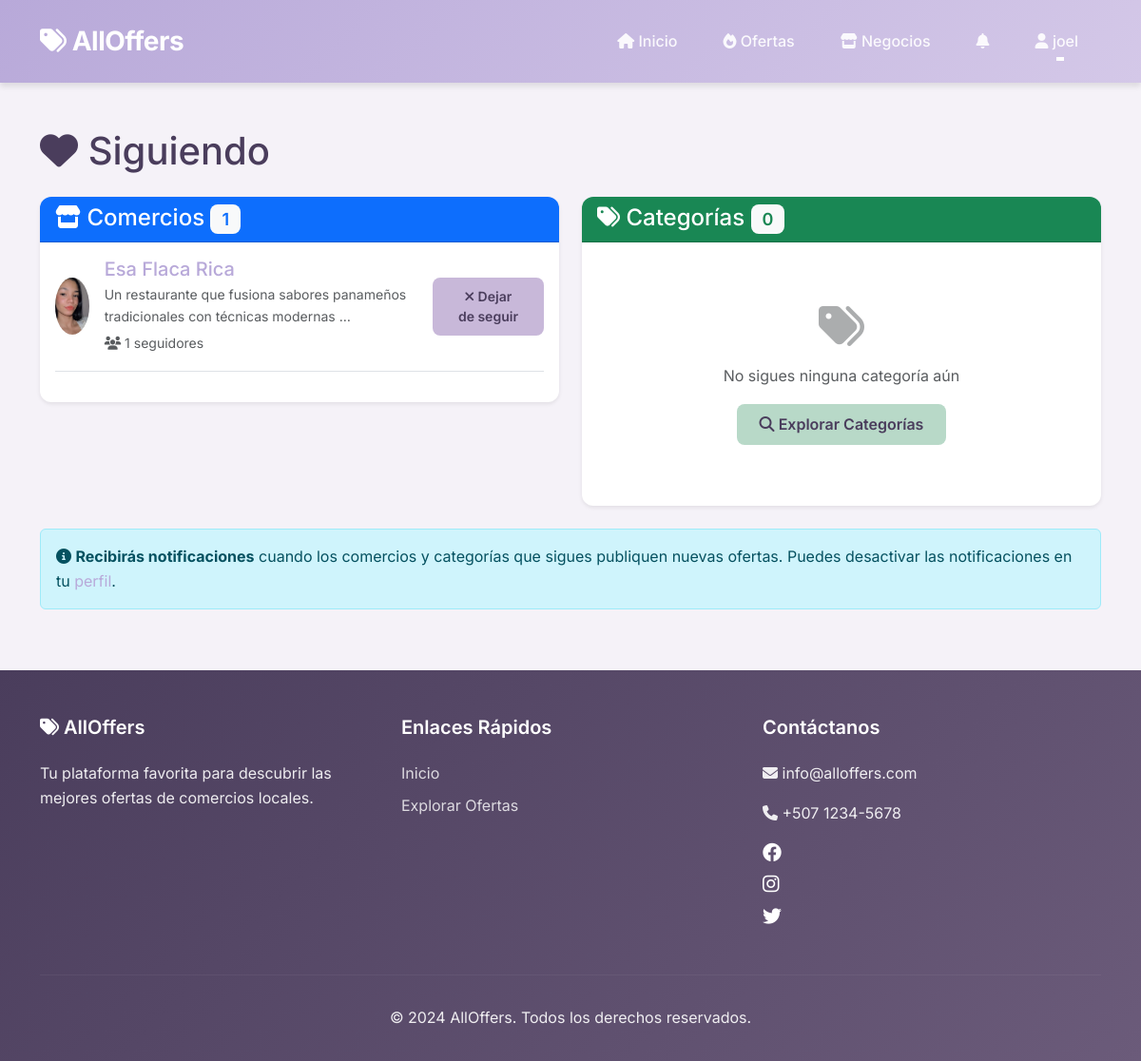
The page /following/ (signed in) on the database its author committed.
### core/models.py (models this page shows, shortened)
class User(AbstractUser):
    ROLE_CHOICES = [
        ('admin', 'Administrador'),
        ('business', 'Empresa'),
        ('user', 'Usuario Final'),
    ]
    role = models.CharField(max_length=10, choices=ROLE_CHOICES, default='user')
    profile_image = models.ImageField(upload_to='profiles/', null=True, blank=True)
    latitude = models.FloatField(null=True, blank=True)
    longitude = models.FloatField(null=True, blank=True)
    location_name = models.CharField(max_length=255, blank=True)
    phone = models.CharField(max_length=20, blank=True)
    notifications_enabled = models.BooleanField(default=True)
    business_name = models.CharField(max_length=200, blank=True)
    business_description = models.TextField(blank=True)
    business_verified = models.BooleanField(default=False)
    business_vetted = models.BooleanField(default=False)
    veto_reason = models.TextField(blank=True)
    following_businesses = models.ManyToManyField(
        'self',
        symmetrical=False,
        related_name='followers',
        blank=True
    )
    following_categories = models.ManyToManyField(
        'Category',
        related_name='followers',
        blank=True
    )
    @property
    def is_admin(self):
        return self.role == 'admin' or self.is_superuser
    @property
    def is_business(self):
        return self.role == 'business'

### core/views.py (the view)
# urls.py: path('following/', views.user_following, name='user_following'),
@login_required
def user_following(request):
    following_businesses = request.user.following_businesses.filter(
        business_verified=True,
        business_vetted=False
    )
    following_categories = request.user.following_categories.all()
    context = {
        'following_businesses': following_businesses,
        'following_categories': following_categories,
    }
    return render(request, 'user/following.html', context)

### core/context_processors.py (called while the page is built)
def google_maps_api_key(request):
    return {
        'GOOGLE_MAPS_API_KEY': getattr(settings, 'GOOGLE_MAPS_API_KEY', '')
    }

### core/templates/user/following.html (shortened to what this page needs)
{% extends 'base.html' %}
{% load static %}
{% block content %}
<div class="container my-5">
    <h1 class="mb-4">
        <i class="fas fa-heart"></i> Siguiendo
    </h1>
    <div class="row">
        <div class="col-md-6 mb-4">
            <div class="card">
                <div class="card-header bg-primary text-white">
                    <h4 class="mb-0">
                        <i class="fas fa-store"></i> Comercios
                        <span class="badge bg-light text-primary">{{ following_businesses.count }}</span>
                    </h4>
                </div>
                <div class="card-body">
                    {% for business in following_businesses %}
                    <div class="d-flex align-items-center mb-3 pb-3 border-bottom">
                        <div class="me-3">
                            {% if business.profile_image %}
                            <img src="{{ business.profile_image.url }}" class="rounded-circle" style="width: 60px; height: 60px; object-fit: cover;">
                            {% else %}
                            <div class="rounded-circle bg-primary text-white d-flex align-items-center justify-content-center"
                                 style="width: 60px; height: 60px; font-size: 1.5rem;">
                                {{ business.business_name|first|upper }}
                            </div>
                            {% endif %}
                        </div>
                        <div class="flex-grow-1">
                            <h5 class="mb-1">
                                <a href="{% url 'business_profile' business.id %}" class="text-decoration-none">
                                    {{ business.business_name }}
                                </a>
                            </h5>
                            <p class="text-muted small mb-1">{{ business.business_description|truncatewords:10 }}</p>
                            <small class="text-muted">
                                <i class="fas fa-users"></i> {{ business.followers.count }} seguidores
                            </small>
                        </div>
                        <button onclick="toggleFollowBusiness({{ business.id }})"
                                class="btn btn-sm btn-secondary"
                                id="follow-btn-{{ business.id }}">
                            <i class="fas fa-times"></i> Dejar de seguir
                        </button>
                    </div>
                    {% endfor %}
                </div>
            </div>
        </div>
        <div class="col-md-6 mb-4">
            <div class="card">
                <div class="card-header bg-success text-white">
                    <h4 class="mb-0">
                        <i class="fas fa-tags"></i> Categorías
                        <span class="badge bg-light text-success">{{ following_categories.count }}</span>
                    </h4>
                </div>
                <div class="card-body">
                    {% for category in following_categories %}
                    <div class="d-flex align-items-center mb-3 pb-3 border-bottom">
                        <div class="me-3">
                            <div class="rounded-circle d-flex align-items-center justify-content-center"
                                 style="width: 60px; height: 60px; background-color: {{ category.color }}; color: white; font-size: 1.5rem;">
                                <i class="fas {{ category.icon }}"></i>
                            </div>
                        </div>
                        <div class="flex-grow-1">
                            <h5 class="mb-1">{{ category.name }}</h5>
                            <small class="text-muted">
                                <i class="fas fa-tag"></i> {{ category.offers.count }} ofertas activas
                            </small>
                        </div>
                        <button onclick="toggleFollowCategory({{ category.id }})"
                                class="btn btn-sm btn-secondary"
                                id="follow-cat-{{ category.id }}">
                            <i class="fas fa-times"></i> Dejar de seguir
                        </button>
                    </div>
                    {% empty %}
                    <div class="text-center text-muted py-5">
                        <i class="fas fa-tags fa-3x mb-3 opacity-50"></i>
                        <p>No sigues ninguna categoría aún</p>
                        <a href="{% url 'offers_list' %}" class="btn btn-success">
                            <i class="fas fa-search"></i> Explorar Categorías
                        </a>
                    </div>
                    {% endfor %}
                </div>
            </div>
        </div>
    </div>
    <div class="alert alert-info">
        <i class="fas fa-info-circle"></i>
        <strong>Recibirás notificaciones</strong> cuando los comercios y categorías que sigues publiquen nuevas ofertas.
        Puedes desactivar las notificaciones en tu <a href="{% url 'user_profile' %}">perfil</a>.
    </div>
</div>
{% endblock %}

### core/templates/base.html (shortened to what this page needs)
{% load static %}
<!DOCTYPE html>
<html lang="es">
<head>
    <link href="https://cdn.jsdelivr.net/npm/bootstrap@5.3.0/dist/css/bootstrap.min.css" rel="stylesheet">
    <link rel="stylesheet" href="https://cdnjs.cloudflare.com/ajax/libs/font-awesome/6.4.0/css/all.min.css">
    <link rel="stylesheet" href="{% static 'css/main.css' %}">
    <link rel="stylesheet" href="{% static 'css/dashboard.css' %}">
    <link rel="stylesheet" href="{% static 'css/sidebar.css' %}">
</head>
<body>
    <nav class="navbar navbar-expand-lg sticky-top">
        <div class="container">
            <a class="navbar-brand" href="{% url 'home' %}">
                <i class="fas fa-tags"></i> AllOffers
            </a>
            <div class="collapse navbar-collapse" id="navbarNav">
                <ul class="navbar-nav ms-auto">
                    <li class="nav-item">
                        <a class="nav-link" href="{% url 'home' %}">
                            <i class="fas fa-home"></i> Inicio
                        </a>
                    </li>
                    <li class="nav-item">
                        <a class="nav-link" href="{% url 'offers_list' %}">
                            <i class="fas fa-fire"></i> Ofertas
                        </a>
                    </li>
                    <li class="nav-item">
                        <a class="nav-link" href="{% url 'businesses_list' %}">
                            <i class="fas fa-store"></i> Negocios
                        </a>
                    </li>
                    {% if user.is_authenticated %}
                        <li class="nav-item">
                            <a class="nav-link position-relative" href="{% url 'user_notifications' %}">
                                <i class="fas fa-bell"></i>
                            </a>
                        </li>
                        <li class="nav-item dropdown">
                            <a class="nav-link dropdown-toggle" href="#" id="userDropdown" role="button" data-bs-toggle="dropdown">
                                <i class="fas fa-user"></i> {{ user.username }}
                            </a>
                        </li>
                    {% endif %}
                </ul>
            </div>
        </div>
    </nav>
    {% block content %}{% endblock %}
    <footer class="footer">
        <div class="container">
            <div class="row">
                <div class="col-md-4 mb-4">
                    <h5><i class="fas fa-tags"></i> AllOffers</h5>
                    <p>Tu plataforma favorita para descubrir las mejores ofertas de comercios locales.</p>
                </div>
                <div class="col-md-4 mb-4">
                    <h5>Enlaces Rápidos</h5>
                    <a href="{% url 'home' %}">Inicio</a>
                    <a href="{% url 'offers_list' %}">Explorar Ofertas</a>
                </div>
                <div class="col-md-4 mb-4">
                    <h5>Contáctanos</h5>
                    <p><i class="fas fa-envelope"></i> info@alloffers.com</p>
                    <p><i class="fas fa-phone"></i> +507 1234-5678</p>
                    <div class="mt-3">
                        <a href="#" class="text-white me-3"><i class="fab fa-facebook fa-lg"></i></a>
                        <a href="#" class="text-white me-3"><i class="fab fa-instagram fa-lg"></i></a>
                        <a href="#" class="text-white"><i class="fab fa-twitter fa-lg"></i></a>
                    </div>
                </div>
            </div>
            <hr style="border-color: rgba(255,255,255,0.2);">
            <div class="text-center py-3">
                <p class="mb-0">&copy; 2024 AllOffers. Todos los derechos reservados.</p>
            </div>
        </div>
    </footer>
</body>
</html>

### core/static/css/main.css (style rules this page uses)
:root { --primary-color: #B8A9D9; --primary-light: #D4C8E8; --primary-dark: #9B8AB8; --secondary-color: #C8B8D9; --accent-color: #E6D9F0; --success-color: #B8D9C8; --warning-color: #E8D4B8; --danger-color: #E8B8C8; --info-color: #C8D4E8; --text-dark: #4A3D5C; --text-medium: #6B5B7A; --text-light: #9B8AB8; --bg-light: #F5F2F8; --bg-white: #FFFFFF; --border-color: #E0D9E8; --shadow-sm: 0 2px 4px rgba(0,0,0,0.08); --shadow-md: 0 4px 6px rgba(0,0,0,0.1); --shadow-lg: 0 10px 15px rgba(0,0,0,0.12); --radius-sm: 8px; --radius-md: 12px; --radius-lg: 16px; --transition: all 0.3s ease; }
* { margin: 0; padding: 0; box-sizing: border-box; }
body { font-family: 'Inter', 'Segoe UI', Tahoma, Geneva, Verdana, sans-serif; background-color: var(--bg-light); color: var(--text-dark); line-height: 1.6; overflow-x: hidden; }
a { color: var(--primary-color); text-decoration: none; transition: var(--transition); }
img { max-width: 100%; height: auto; display: block; }
.navbar { background: linear-gradient(135deg, var(--primary-color) 0%, var(--primary-light) 100%); box-shadow: var(--shadow-md); padding: 1rem 0; }
.navbar-brand { font-size: 1.75rem; font-weight: 700; color: var(--bg-white) !important; letter-spacing: -0.5px; }
.navbar-nav .nav-link { color: rgba(255,255,255,0.9) !important; margin: 0 0.5rem; font-weight: 500; position: relative; transition: var(--transition); }
.navbar-nav .nav-link::after { content: ''; position: absolute; bottom: 0; left: 50%; width: 0; height: 2px; background: var(--bg-white); transition: var(--transition); transform: translateX(-50%); }
.card { border: none; border-radius: var(--radius-md); box-shadow: var(--shadow-sm); transition: var(--transition); overflow: hidden; background: var(--bg-white); }
.btn { border-radius: var(--radius-sm); padding: 0.6rem 1.5rem; font-weight: 600; transition: var(--transition); border: none; }
.btn-secondary { background: var(--secondary-color); color: var(--text-dark); }
.btn-success { background: var(--success-color); color: var(--text-dark); }
.badge { padding: 0.4rem 0.75rem; border-radius: var(--radius-sm); font-weight: 600; }
.footer { background: linear-gradient(135deg, var(--text-dark) 0%, var(--text-medium) 100%); color: rgba(255,255,255,0.9); padding: 3rem 0 1rem; margin-top: 4rem; }
.footer h5 { color: var(--bg-white); font-weight: 600; margin-bottom: 1.5rem; }
.footer a { color: rgba(255,255,255,0.8); display: block; margin-bottom: 0.5rem; }

### core/static/css/sidebar.css (style rules this page uses)
.nav-item { margin: 0.25rem 0.5rem; }

### rows shown on the page
User: username "joel"
User: profile_image (placeholder picture), business_name "Esa Flaca Rica", business_description "Un restaurante que fusiona sabores panameños tradicionales con técnicas modernas …", followers.count "1"

### other values the page prints
{{ following_businesses.count }} "1"
{{ following_categories.count }} "0"
